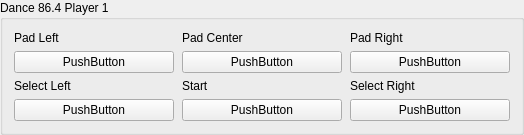
          <widget class="QGroupBox" name="dance864Player1GroupBox">
          <property name="title"><string>Dance 86.4 Player 1</string></property>
          <layout class="QGridLayout" name="dance864Player1GridLayout">
           <property name="horizontalSpacing"><number>8</number></property><property name="verticalSpacing"><number>6</number></property>
           <item row="0" column="0"><widget class="QLabel" name="labelDance864P1PadLeft"><property name="text"><string>Pad Left</string></property></widget></item><item row="0" column="1"><widget class="QLabel" name="labelDance864P1PadCenter"><property name="text"><string>Pad Center</string></property></widget></item><item row="0" column="2"><widget class="QLabel" name="labelDance864P1PadRight"><property name="text"><string>Pad Right</string></property></widget></item>
           <item row="1" column="0"><widget class="InputBindingWidget" name="Dance864P1PadLeft"><property name="sizePolicy"><sizepolicy hsizetype="Expanding" vsizetype="Fixed"><horstretch>0</horstretch><verstretch>0</verstretch></sizepolicy></property><property name="minimumSize"><size><width>160</width><height>0</height></size></property><property name="text"><string notr="true">PushButton</string></property></widget></item><item row="1" column="1"><widget class="InputBindingWidget" name="Dance864P1PadCenter"><property name="sizePolicy"><sizepolicy hsizetype="Expanding" vsizetype="Fixed"><horstretch>0</horstretch><verstretch>0</verstretch></sizepolicy></property><property name="minimumSize"><size><width>160</width><height>0</height></size></property><property name="text"><string notr="true">PushButton</string></property></widget></item><item row="1" column="2"><widget class="InputBindingWidget" name="Dance864P1PadRight"><property name="sizePolicy"><sizepolicy hsizetype="Expanding" vsizetype="Fixed"><horstretch>0</horstretch><verstretch>0</verstretch></sizepolicy></property><property name="minimumSize"><size><width>160</width><height>0</height></size></property><property name="text"><string notr="true">PushButton</string></property></widget></item>
           <item row="2" column="0"><widget class="QLabel" name="labelDance864P1SelectLeft"><property name="text"><string>Select Left</string></property></widget></item><item row="2" column="1"><widget class="QLabel" name="labelDance864P1Start"><property name="text"><string>Start</string></property></widget></item><item row="2" column="2"><widget class="QLabel" name="labelDance864P1SelectRight"><property name="text"><string>Select Right</string></property></widget></item>
           <item row="3" column="0"><widget class="InputBindingWidget" name="Dance864P1SelectLeft"><property name="sizePolicy"><sizepolicy hsizetype="Expanding" vsizetype="Fixed"><horstretch>0</horstretch><verstretch>0</verstretch></sizepolicy></property><property name="minimumSize"><size><width>160</width><height>0</height></size></property><property name="text"><string notr="true">PushButton</string></property></widget></item><item row="3" column="1"><widget class="InputBindingWidget" name="Dance864P1Start"><property name="sizePolicy"><sizepolicy hsizetype="Expanding" vsizetype="Fixed"><horstretch>0</horstretch><verstretch>0</verstretch></sizepolicy></property><property name="minimumSize"><size><width>160</width><height>0</height></size></property><property name="text"><string notr="true">PushButton</string></property></widget></item><item row="3" column="2"><widget class="InputBindingWidget" name="Dance864P1SelectRight"><property name="sizePolicy"><sizepolicy hsizetype="Expanding" vsizetype="Fixed"><horstretch>0</horstretch><verstretch>0</verstretch></sizepolicy></property><property name="minimumSize"><size><width>160</width><height>0</height></size></property><property name="text"><string notr="true">PushButton</string></property></widget></item>
          </layout>
         </widget>
